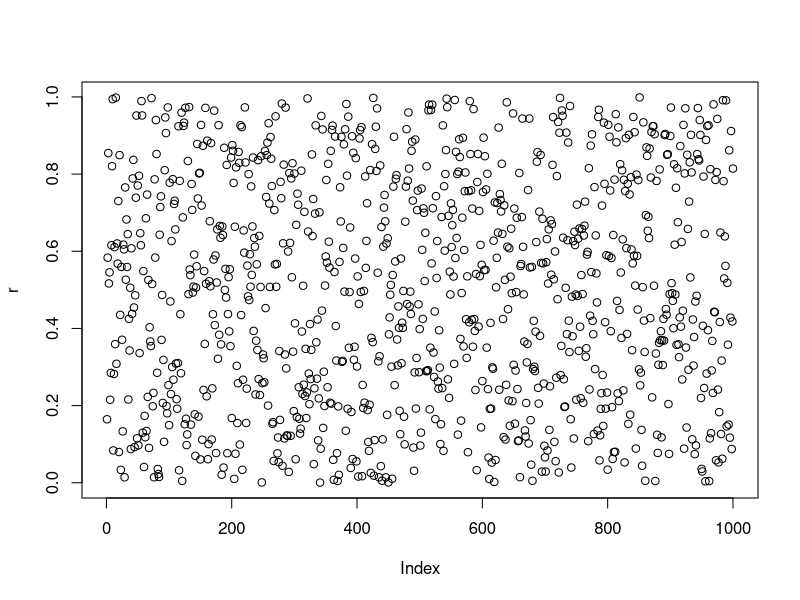
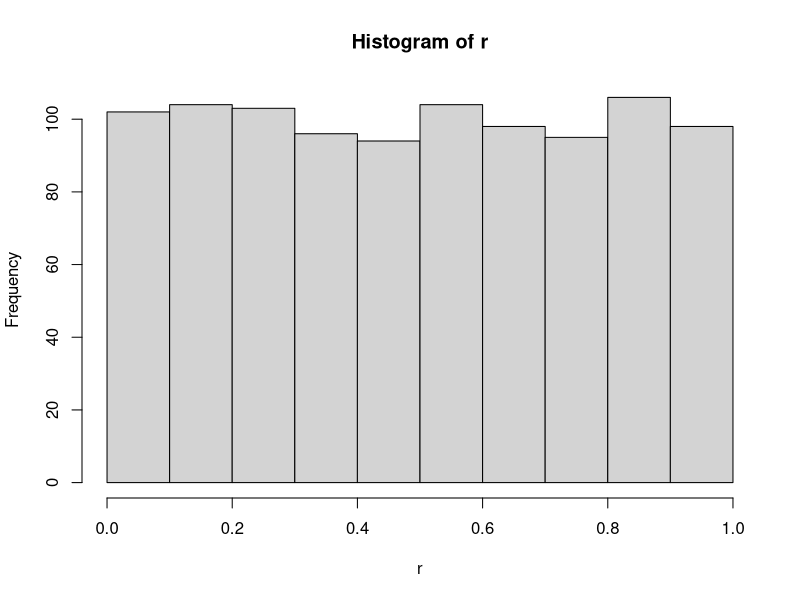
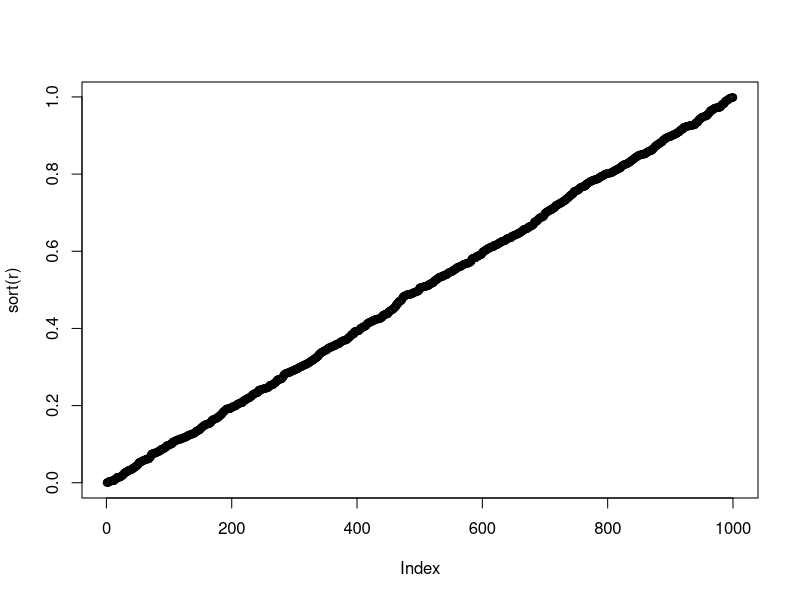
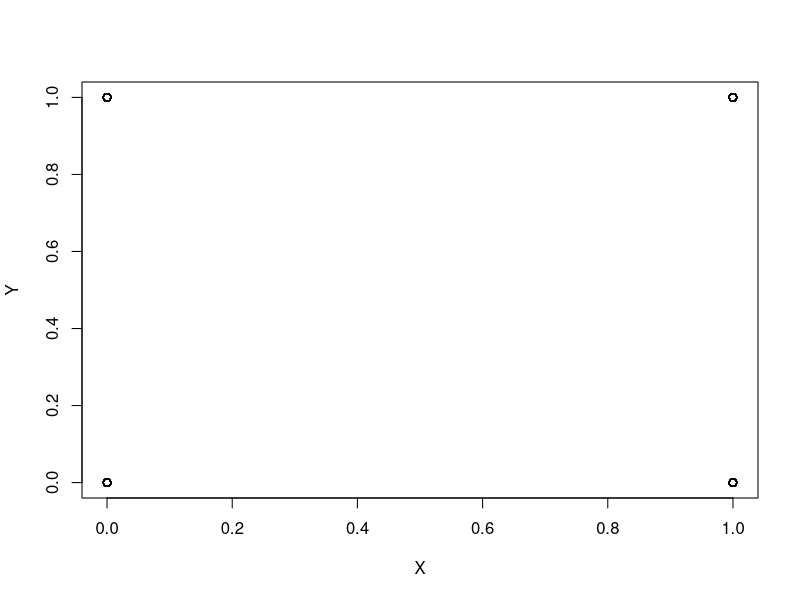
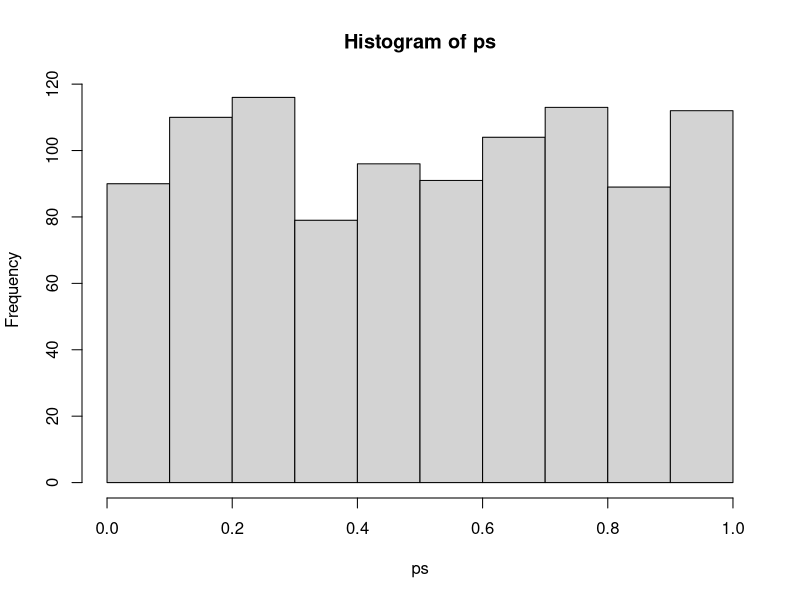
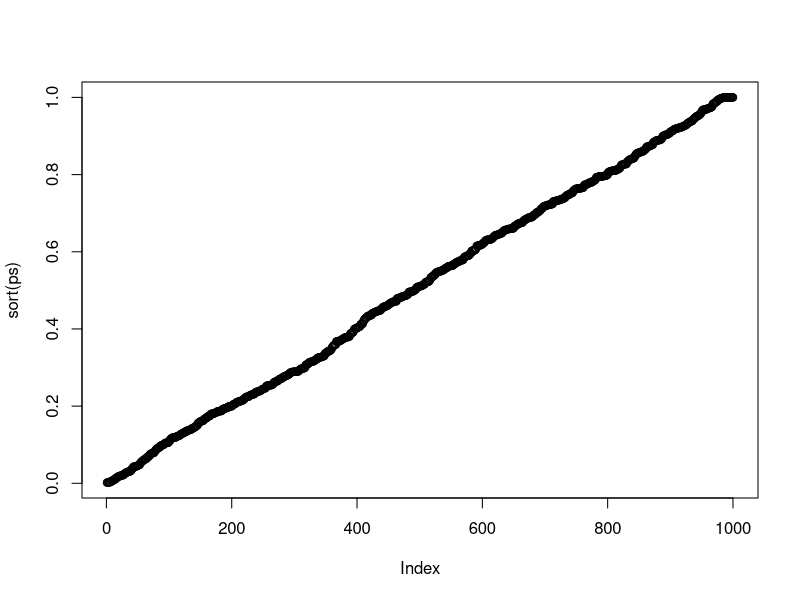
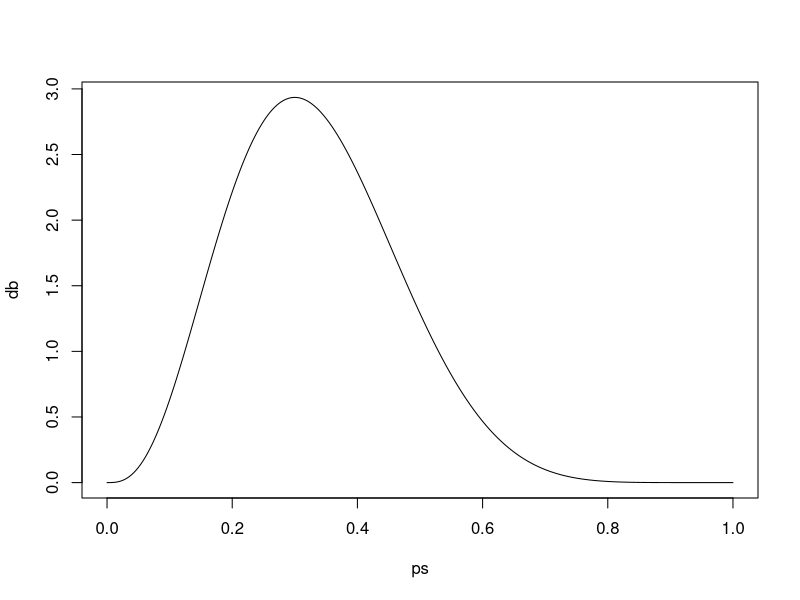
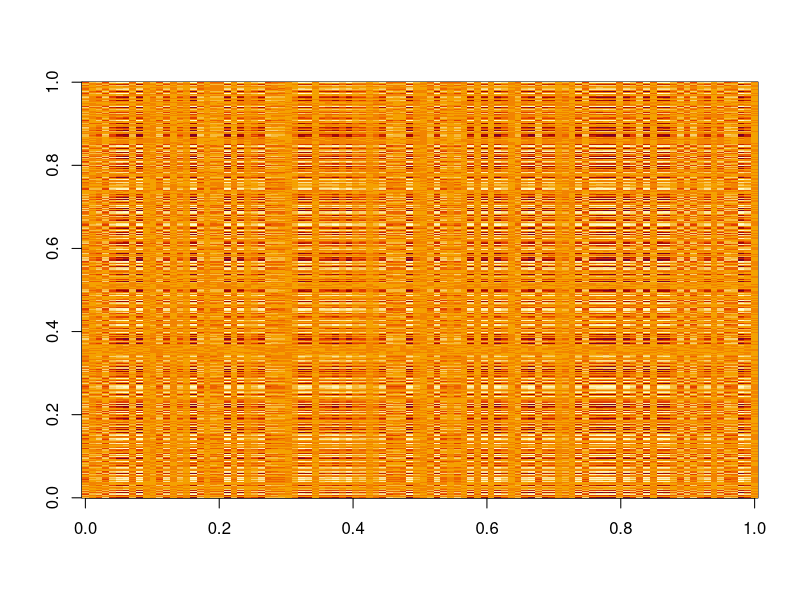

Write the R code that produced these figures, in order.
## ---- chunk 1
# 一様分布からの乱数発生
n <- 1000
r <- runif(n)
plot(r)
hist(r)
plot(sort(r))
## ---- chunk 2
n <- 10000
X <- sample(c(0,1),n,replace=TRUE)
Y <- sample(c(0,1),n,replace=TRUE)
plot(X,Y)
table(X,Y)
tab <- table(X,Y)
chisq.test(tab)
## ---- chunk 3
n.iter <- 1000
ps <- rep(0,n.iter)
for(i in 1:n.iter){
  X <- sample(c(0,1),n,replace=TRUE)
  Y <- sample(c(0,1),n,replace=TRUE)
  tab <- table(X,Y)
  chisqout <- chisq.test(tab)
  ps[i] <- chisqout$p.value
}
## ---- chunk 4
hist(ps)
plot(sort(ps))
## ---- chunk 5
my.exact.prob <- function(tab){
  a <- tab[1,1]
  b <- tab[1,2]
  c <- tab[2,1]
  d <- tab[2,2]
  ab <- a + b
  cd <- c + d
  ac <- a + c
  bd <- b + d
  n <- sum(tab)
  bunbo <- factorial(n) * factorial(a)*factorial(b)*factorial(c)*factorial(d)
  bunsi <- factorial(ab)*factorial(cd)*factorial(ac)*factorial(bd)
  prob <- bunsi / bunbo
  return(prob)
}
## ---- chunk 6
tab1 <- matrix(c(1,1,1,0),2,2)
tab1
tab2 <- matrix(c(2,0,0,1),2,2)
my.exact.prob(tab1)
my.exact.prob(tab2)
## ---- chunk 7
fisher.test(tab)
## ---- chunk 8
ps <- seq(from=0,to=1,length=1000)
n <- 10
k <- 3
db <- dbeta(ps,k+1,n-k+1) # "+1"はおまじない
plot(ps,db,type="l")
## ---- chunk 9
dp <- 40
prob <- c(0.5,0.5)
gs <- sample(0:1,dp,replace=TRUE,prob=prob)

table(gs)
## ---- chunk 10
dp <- 40
# エラーを考慮
err <- 0.1
prob <- c(1-err,err)
gs <- sample(0:1,dp,replace=TRUE,prob=prob)

table(gs)
## ---- chunk 11
nsample <- 100
ngene <- 1000
S <- sin(sample(nsample))+0.4
G <- sin((sample(ngene))/10)^3
X <- matrix(S,ncol=1) %*% matrix(G,nrow=1)
X <- X + rnorm(length(X),0,sd(X)*0.1)
image(X)
heatmap(X)
## ---- chunk 12
n1 <- 100
n2 <- 30
nsample <- n1 + n2
X <- matrix(0,nsample,2)
X[1:n1,] <- cbind(rnorm(n1),rnorm(n1))
X[(n1+1):nsample,] <- cbind(rnorm(n2)+5,rnorm(n2+0.5))

plot(X)
## ---- chunk 13
d <- dist(X)
cl <- hclust(d)
plot(cl)
## ---- chunk 14
n.gr <- 2
cl2 <- kmeans(X,centers=n.gr)
plot(X,col=cl2[[1]])
## ---- chunk 15
n.gr <- 3
cl2 <- kmeans(X,centers=n.gr)
plot(X,col=cl2[[1]])
## ---- chunk 16
n.gr <- 2
cl2 <- kmeans(X,centers=n.gr)
plot(X,col=cl2[[1]])

for(i in 1:length(X[,1])){
  for(j in 1:length(X[,2])){
    if(cl2[[1]][i]==cl2[[1]][j]){
      segments(X[i,1],X[i,2],X[j,1],X[j,2])
    }
  }
}
## ---- chunk 17
plot(X)
d <- as.matrix(dist(X))
mean.d <- mean(d)
for(i in 1:(length(X[,1])-1)){
  for(j in (1+i):length(X[,1])){
    if(d[i,j] < mean(d)/4){
      segments(X[i,1],X[i,2],X[j,1],X[j,2])
    }
  }
}
## ---- chunk 18
library(igraph)
d2 <- d
d2[which(d2 < mean.d/4)] <- 1
d2[which(d2 >= mean.d/4)] <- 0
g <- graph.adjacency(d2)
plot(g)
